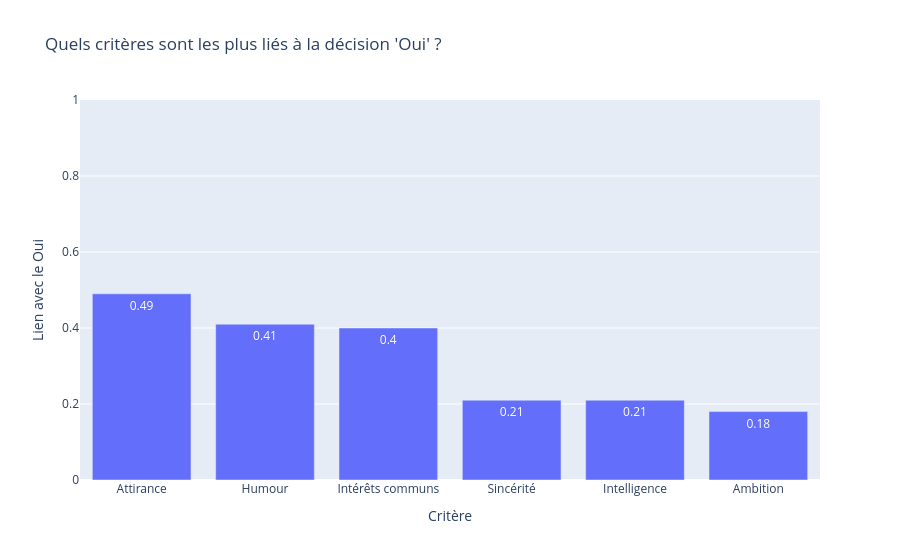

Write notebook code for a chart like this one.
### Markdown cell above
## Étape 4 : Quels critères sont les plus liés au "Oui" ?

**Pourquoi cette étape ?** Pour conseiller Tinder, je cherche quelle note va le plus avec la décision "Oui". J'utilise la corrélation de Pearson : un chiffre entre -1 et 1. Proche de 1, la note et le "Oui" montent ensemble. Proche de 0, il n'y a pas de lien.

### Code cell
# 1. Je garde la décision et les 6 notes, sans cases vides
df_corr = df_tinder[['dec', 'attr', 'sinc', 'intel', 'fun', 'amb', 'shar']].dropna()

# 2. Je calcule le lien de chaque note avec la décision (corrélation de Pearson)
lien_decision = df_corr.corr(method='pearson')['dec'].drop('dec').round(2)

# 3. Je mets des noms lisibles
lien_decision = lien_decision.rename({'attr': 'Attirance', 'sinc': 'Sincérité',
                                      'intel': 'Intelligence', 'fun': 'Humour',
                                      'amb': 'Ambition', 'shar': 'Intérêts communs'})

# 4. Je prépare le tableau pour le graphique, du plus fort au plus faible
tableau_lien = lien_decision.reset_index()
tableau_lien.columns = ['Critère', 'Lien avec le Oui']
tableau_lien = tableau_lien.sort_values('Lien avec le Oui', ascending=False)
display(tableau_lien)

# 5. Graphique en barres (l'axe va de 0 à 1 pour ne pas exagérer les écarts)
fig = px.bar(tableau_lien, x='Critère', y='Lien avec le Oui', text_auto=True,
             title="Quels critères sont les plus liés à la décision 'Oui' ?")
fig.update_yaxes(range=[0, 1])
fig.show()

### Figure 1 — Plotly figure (JSON) as saved in the notebook; plotly's stock layout.template omitted (floating-point values rounded to 4 significant figures)
{"data": [{"alignmentgroup": "True", "hovertemplate": "Critère=%{x}<br>Lien avec le Oui=%{y}<extra></extra>", "legendgroup": "", "marker": {"color": "#636efa", "pattern": {"shape": ""}}, "name": "", "offsetgroup": "", "orientation": "v", "showlegend": false, "textposition": "auto", "texttemplate": "%{y}", "type": "bar", "x": ["Attirance", "Humour", "Intérêts communs", "Sincérité", "Intelligence", "Ambition"], "xaxis": "x", "y": [0.49, 0.41, 0.4, 0.21, 0.21, 0.18], "yaxis": "y"}], "layout": {"barmode": "relative", "legend": {"tracegroupgap": 0}, "title": {"text": "Quels critères sont les plus liés à la décision 'Oui' ?"}, "xaxis": {"anchor": "y", "domain": [0, 1], "title": {"text": "Critère"}}, "yaxis": {"anchor": "x", "domain": [0, 1], "range": [0, 1], "title": {"text": "Lien avec le Oui"}}}}
